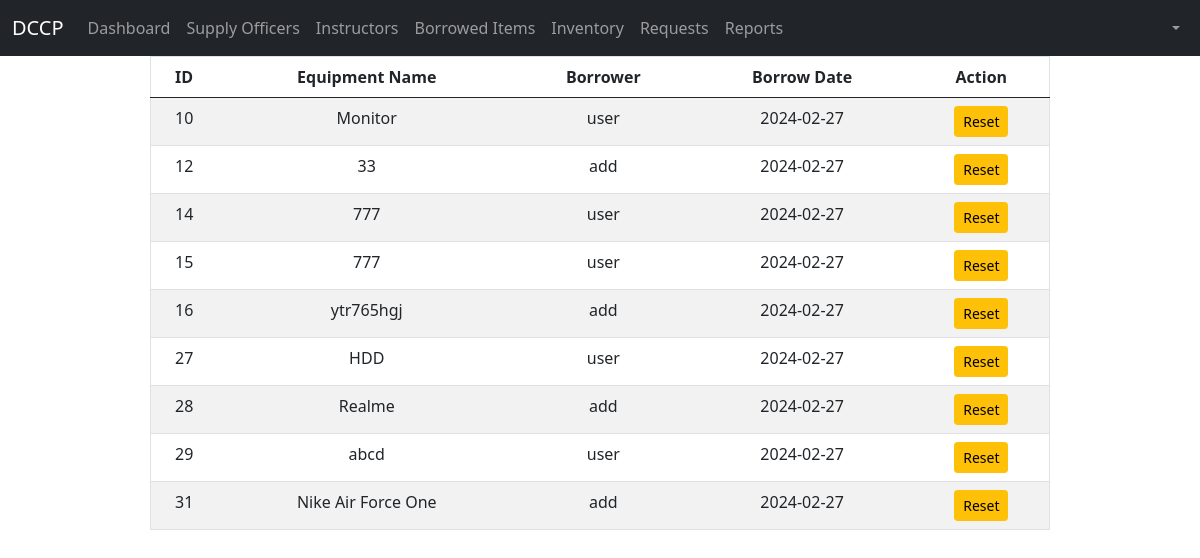
The page /borrowed_items.php on the database its author committed.
### tables this page shows
CREATE TABLE `borrowed_item` (
  `item_code` int(11) NOT NULL,
  `borrow_date` date NOT NULL,
  `borrower` text NOT NULL,
  `equipment_name` text NOT NULL,
  `useless` int(11) NOT NULL
);

### borrowed_items.php (the view, shortened to what this page needs)
<?php
	include_once("config.php");
	$rs=mysqli_query($mysqli, "select * from borrowed_item");
?>
<!DOCTYPE html>
<html>
	<head>
	<link href="https://cdn.jsdelivr.net/npm/bootstrap@5.0.2/dist/css/bootstrap.min.css" rel="stylesheet">	</head>
	<body>
		<nav class="navbar navbar-expand-sm bg-dark navbar-dark">
		<div class="container-fluid">
			<a class="navbar-brand" href="#">DCCP</a>
			<div class="collapse navbar-collapse" id="collapsibleNavbar">
			<ul class="navbar-nav">
					<li class="nav-item">
						<a class="nav-link" href="admin-dashboard.php">Dashboard</a>
					</li>
					<li class="nav-item">
						<a class="nav-link" href="supply_officer.php">Supply Officers</a>
					</li>
					<li class="nav-item">
						<a class="nav-link" href="instructor.php">Instructors</a>
					</li>
					<li class="nav-item">
						<a class="nav-link" href="borrowed_items.php">Borrowed Items</a>
					</li>
					<li class="nav-item">
						<a class="nav-link" href="index.php">Inventory</a>
					</li>
					<li class="nav-item">
						<a class="nav-link" href="request.php">Requests</a>
					</li>
					<li class="nav-item">
						<a class="nav-link" href="reports.php">Reports</a>
					</li>
			</ul>
			<div class="collapse navbar-collapse justify-content-end" id="navbarCollapse">
		<ul class="navbar-nav">
			<li class="nav-item">
			<li class="nav-item dropdown">
				<a class="nav-link dropdown-toggle" href="#" role="button" data-bs-toggle="dropdown"><?php session_start(); $email = $_SESSION['email']; echo $email;?></a>
				</li>
			</li>
		</ul>
		</div>
			</div>
		</div>
		</nav>
		<table class="table table-striped w-75" border="1px" align="center">
			<thead >
				<tr align="center" >
					<th><b>ID</b></th>
					<th><b>Equipment Name</b></th>
					<th><b>Borrower</b></th>
					<th><b>Borrow Date</b></th>
					<th><b>Action</b></th>
				</tr>
			</thead>
			<tbody>
<?php
    while ($res = mysqli_fetch_array($rs)) {
            echo "<tr align='center' ><td>" . $res['item_code'] . "</td>";
            echo "<td>" . $res['equipment_name'] . "</td>";
            echo "<td>" . $res['borrower'] . "</td>";
            echo "<td>" . $res['borrow_date'] . "</td>";
            echo "<td><a class='btn btn-sm btn-warning' href='return.php?useless=$res[useless]&item_code=" . $res['item_code'] . "'>Reset</a></td>";
    }
?>
			</tbody>
		</table>
	</body>
</html>

### rows shown on the page
borrowed_item: item_code "10", equipment_name "Monitor", borrower "user", borrow_date "2024-02-27"
borrowed_item: item_code "12", equipment_name "33", borrower "add", borrow_date "2024-02-27"
borrowed_item: item_code "14", equipment_name "777", borrower "user", borrow_date "2024-02-27"
borrowed_item: item_code "15", equipment_name "777", borrower "user", borrow_date "2024-02-27"
borrowed_item: item_code "16", equipment_name "ytr765hgj", borrower "add", borrow_date "2024-02-27"
borrowed_item: item_code "27", equipment_name "HDD", borrower "user", borrow_date "2024-02-27"
borrowed_item: item_code "28", equipment_name "Realme", borrower "add", borrow_date "2024-02-27"
borrowed_item: item_code "29", equipment_name "abcd", borrower "user", borrow_date "2024-02-27"
borrowed_item: item_code "31", equipment_name "Nike Air Force One", borrower "add", borrow_date "2024-02-27"
